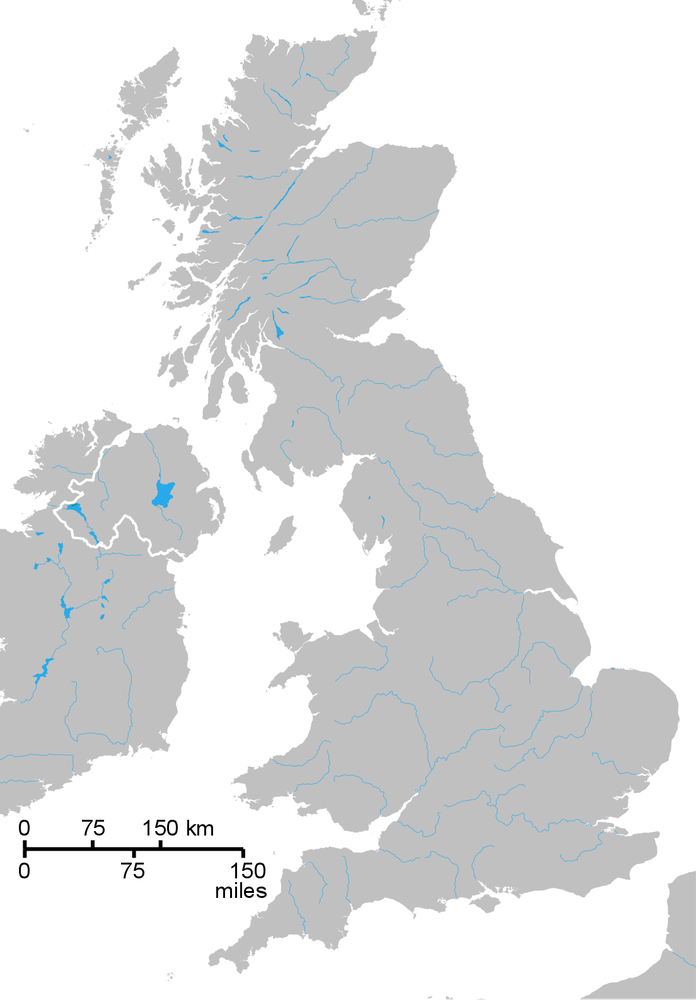
#> input picture Gb4dot_merged_mapcolors.png, 696 x 1000 px, shrunk from 1104 x 1587 before the run
$ python UKMap.py
#> lines starting #> are read from the running program, lines starting #| are printed output that depends on the picture
"""A class that plots longitude/latitude points on a UK map background.
No projection is applied so some warping will occur. The Basemap toolkit
for matplotlib handles maps/projections better but is not installed by
default on the university machines. This is a simple alternative."""

import matplotlib.pyplot as plt

class UKMap:
    def __init__(self):
        m = plt.imread("Gb4dot_merged_mapcolors.png")
#> m is the input picture: shape (1000, 696, 4) float32; mean R, G, B, A 0.893, 0.896, 0.897, 0.999
        plt.imshow(m, extent=[-9,2,50,59])
        plt.axis([-9,2,50,59])

    def plot(self, x, y, marker='.', markersize='2', color='blue'):
        """Plot a single point on the map.
        Note: Parameter x should be longitude, and y should be latitude"""
        plt.plot(x, y, marker=marker, markersize=markersize, color=color)

    def show(self):
        plt.show()
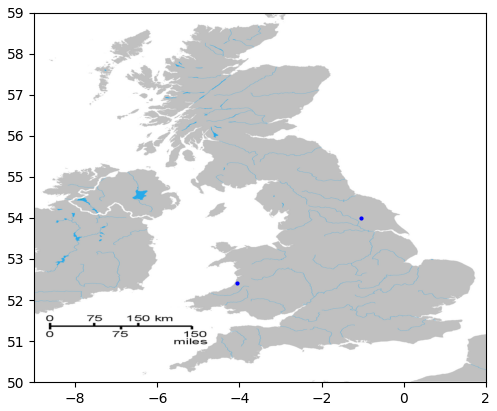
#> figure drawn by matplotlib, 1 panel

    def savefig(self,*args,**kwargs):
        """Just call matplotlib's savefig method directly with all the arguments"""
        plt.savefig(*args, **kwargs)


if __name__ == "__main__":
    m = UKMap()
    #53.99,-1.04
    m.plot(-1.04, 53.99, marker='o')
    m.plot(-4.064598, 52.41616, marker='o')
    m.show()
